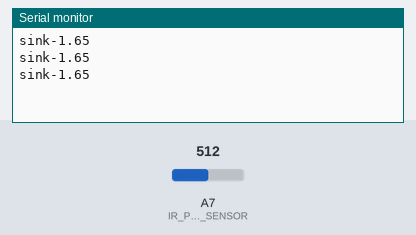
This sketch was run on a simulated Arduino Nano, built with avr-gcc and run on an emulated ATmega328P. Shown: the last lines printed to the serial monitor. The test bench sets the inputs (shaded band); at power-on: A7 (IR_PROXIMITY_SENSOR) = 512.

Above: at 1.2 s.
1.3 s: A7 (IR_PROXIMITY_SENSOR) set to 716
At 1.9 s:
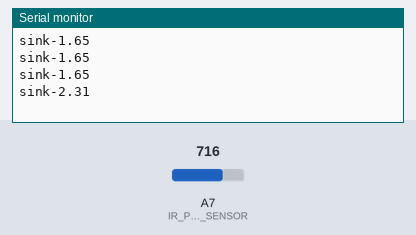
2.8 s: A7 (IR_PROXIMITY_SENSOR) set to 900
At 3.4 s:
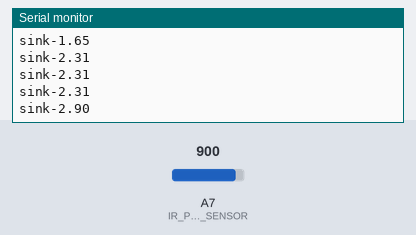
Timing chart, 0 to 5.8 s (numbered marks = the images above; inputs shaded):
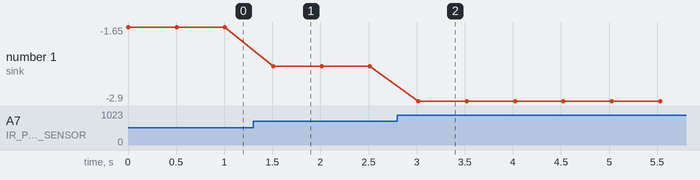

The sketch:

grove_proximity.ino
```cpp
// Got this code from: https://wiki.seeedstudio.com/Grove-80cm_Infrared_Proximity_Sensor/
// Datasheet: https://www.farnell.com/datasheets/1657845.pdf
// Use the above graph to calculate the distance.
// See also: https://www.seeedstudio.com/blog/2019/12/17/ir-proximity-sensor-for-easy-arduino-distance-measuring/


// A rough threshold is anything > 1.0 I would say there is someone there within range. Or maybe even 0.9
// If it's < 0.3 I would say there is no one in the room. Maybe 0.35 just to be safe. Nothing in range.

#define IR_PROXIMITY_SENSOR A7 // Analog input pin that  is attached to the sensor
// https://content.arduino.cc/assets/MachineLearningCarrierV1.0.pdf?_gl=1*ouqor7*_ga*NjU3MTIwNTY1LjE3MDU1OTQ4ODk.*_ga_NEXN8H46L5*MTcwNjc2NjcxOS4xMC4xLjE3MDY3Njg0MDcuMC4wLjA.*_fplc*T3QxSEt6TlBVN2hjQVVjUGNmWURuV3hVMUl2QllPbmFPOUI1JTJCSU0lMkJsdWFOdDk0c2t6MFpOVXclMkZVVkxONTdpeGFXUzlwMWhOc1A2VmhTaWlTTFNTJTJCT1VhaUdUenJFeFVweW9RNWprUWZJMzNNWHBVak9IWUw2bWVDNlYlMkJCZyUzRCUzRA..
// Be very careful of the pins that it is attached to! A6 and A7 is a lot of difference, the yellow wire is attached to A7 and A6 is not there so it wouldn't actually have anything to read in terms of voltage.
// We used 3.3 from the tiny machine learning shield breakout board.
#define ADC_REF 3.3//reference voltage of ADC is 5v.If the Vcc switch on the Seeeduino
                  //board switches to 3V3, the ADC_REF should be 3.3
float voltage;//the sensor voltage, you can calculate or find the distance
                // to the reflective object according to the figures
                //on page 4 or page 5 of the datasheet of the GP2Y0A21YK.

void setup()
{
  // initialise serial communications at 9600 bps:
  Serial.begin(9600);
}

void loop()
{
  voltage = getVoltage();
  Serial.print("sink-");
  Serial.println(voltage);
  // wait 500 milliseconds before the next loop
  delay(500);
}
/****************************************************************************/
/*Function: Get voltage from the sensor pin that is connected with analog pin*/
/*Parameter:-void                                                       */
/*Return:   -float,the voltage of the analog pin                        */
float getVoltage()
{
  int sensor_value;
  int sum;
  // read the analog in value:
  for (int i = 0;i < 20;i ++)//Continuous sampling 20 times
  {
    sensor_value = analogRead(IR_PROXIMITY_SENSOR);
    sum += sensor_value;
  }
  sensor_value = sum / 20;
  float voltage;
  voltage = (float)sensor_value*ADC_REF/1024;
  return voltage;
}
```

Measured:
- after the input at 1.3 s, the serial monitor: prints a new line after 0.21 s (image 1)
- after the input at 2.8 s, the serial monitor: prints a new line after 0.22 s (image 2)
- plotted number 1: -1.65 → -2.31 after the input at 1.3 s, -2.31 → -2.9 after the input at 2.8 s
